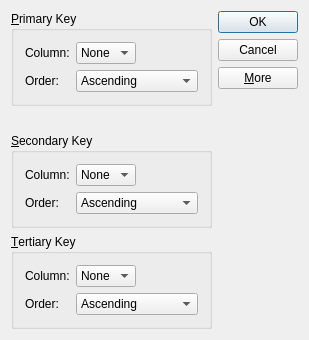
<?xml version="1.0" encoding="UTF-8"?>
<ui version="4.0">
 <class>extendDialog</class>
 <widget class="QDialog" name="extendDialog">
  <property name="windowModality">
   <enum>Qt::NonModal</enum>
  </property>
  <property name="enabled">
   <bool>true</bool>
  </property>
  <property name="geometry">
   <rect>
    <x>0</x>
    <y>0</y>
    <width>309</width>
    <height>340</height>
   </rect>
  </property>
  <property name="windowTitle">
   <string>extendDialog</string>
  </property>
  <property name="modal">
   <bool>false</bool>
  </property>
  <layout class="QGridLayout" name="gridLayout_6">
   <item row="0" column="0">
    <layout class="QVBoxLayout" name="verticalLayout_4">
     <item>
      <widget class="QGroupBox" name="primaryGroupBox">
       <property name="title">
        <string>&amp;Primary Key</string>
       </property>
       <layout class="QGridLayout" name="gridLayout">
        <item row="0" column="0">
         <widget class="QLabel" name="label_2">
          <property name="text">
           <string>Column:</string>
          </property>
         </widget>
        </item>
        <item row="0" column="1">
         <widget class="QComboBox" name="primaryColumnCombo">
          <item>
           <property name="text">
            <string>None</string>
           </property>
          </item>
         </widget>
        </item>
        <item row="0" column="2">
         <spacer name="horizontalSpacer">
          <property name="orientation">
           <enum>Qt::Horizontal</enum>
          </property>
          <property name="sizeHint" stdset="0">
           <size>
            <width>60</width>
            <height>20</height>
           </size>
          </property>
         </spacer>
        </item>
        <item row="1" column="0">
         <widget class="QLabel" name="label">
          <property name="text">
           <string>Order:</string>
          </property>
         </widget>
        </item>
        <item row="1" column="1" colspan="2">
         <widget class="QComboBox" name="primaryOrderCombo">
          <item>
           <property name="text">
            <string>Ascending</string>
           </property>
          </item>
          <item>
           <property name="text">
            <string>Descending</string>
           </property>
          </item>
         </widget>
        </item>
       </layout>
      </widget>
     </item>
     <item>
      <spacer name="verticalSpacer_4">
       <property name="orientation">
        <enum>Qt::Vertical</enum>
       </property>
       <property name="sizeHint" stdset="0">
        <size>
         <width>20</width>
         <height>58</height>
        </size>
       </property>
      </spacer>
     </item>
     <item>
      <widget class="QGroupBox" name="secondaryGroupBox">
       <property name="title">
        <string>&amp;Secondary Key</string>
       </property>
       <layout class="QGridLayout" name="gridLayout_4">
        <item row="0" column="0">
         <widget class="QLabel" name="label_7">
          <property name="text">
           <string>Column:</string>
          </property>
         </widget>
        </item>
        <item row="0" column="1">
         <widget class="QComboBox" name="secondaryColumnCombo">
          <item>
           <property name="text">
            <string>None</string>
           </property>
          </item>
         </widget>
        </item>
        <item row="0" column="2">
         <spacer name="horizontalSpacer_4">
          <property name="orientation">
           <enum>Qt::Horizontal</enum>
          </property>
          <property name="sizeHint" stdset="0">
           <size>
            <width>48</width>
            <height>20</height>
           </size>
          </property>
         </spacer>
        </item>
        <item row="1" column="0">
         <widget class="QLabel" name="label_8">
          <property name="text">
           <string>Order:</string>
          </property>
         </widget>
        </item>
        <item row="1" column="1" colspan="2">
         <widget class="QComboBox" name="secondaryOrderCombo">
          <item>
           <property name="text">
            <string>Ascending</string>
           </property>
          </item>
          <item>
           <property name="text">
            <string>Descending</string>
           </property>
          </item>
         </widget>
        </item>
       </layout>
      </widget>
     </item>
     <item>
      <widget class="QGroupBox" name="tertiaryGroupBox">
       <property name="title">
        <string>&amp;Tertiary Key</string>
       </property>
       <layout class="QGridLayout" name="gridLayout_5">
        <item row="0" column="0">
         <widget class="QLabel" name="label_9">
          <property name="text">
           <string>Column:</string>
          </property>
         </widget>
        </item>
        <item row="0" column="1">
         <widget class="QComboBox" name="tertiaryColumnCombo">
          <item>
           <property name="text">
            <string>None</string>
           </property>
          </item>
         </widget>
        </item>
        <item row="0" column="2">
         <spacer name="horizontalSpacer_5">
          <property name="orientation">
           <enum>Qt::Horizontal</enum>
          </property>
          <property name="sizeHint" stdset="0">
           <size>
            <width>48</width>
            <height>20</height>
           </size>
          </property>
         </spacer>
        </item>
        <item row="1" column="0">
         <widget class="QLabel" name="label_10">
          <property name="text">
           <string>Order:</string>
          </property>
         </widget>
        </item>
        <item row="1" column="1" colspan="2">
         <widget class="QComboBox" name="tertiaryOrderCombo">
          <item>
           <property name="text">
            <string>Ascending</string>
           </property>
          </item>
          <item>
           <property name="text">
            <string>Descending</string>
           </property>
          </item>
         </widget>
        </item>
       </layout>
      </widget>
     </item>
    </layout>
   </item>
   <item row="0" column="1">
    <layout class="QVBoxLayout" name="verticalLayout">
     <item>
      <widget class="QPushButton" name="okButton">
       <property name="text">
        <string>OK</string>
       </property>
       <property name="autoDefault">
        <bool>false</bool>
       </property>
       <property name="default">
        <bool>true</bool>
       </property>
      </widget>
     </item>
     <item>
      <widget class="QPushButton" name="cancelButton">
       <property name="text">
        <string>Cancel</string>
       </property>
      </widget>
     </item>
     <item>
      <widget class="QPushButton" name="moreButton">
       <property name="text">
        <string>&amp;More</string>
       </property>
       <property name="checkable">
        <bool>true</bool>
       </property>
      </widget>
     </item>
     <item>
      <spacer name="verticalSpacer">
       <property name="orientation">
        <enum>Qt::Vertical</enum>
       </property>
       <property name="sizeHint" stdset="0">
        <size>
         <width>17</width>
         <height>28</height>
        </size>
       </property>
      </spacer>
     </item>
    </layout>
   </item>
  </layout>
 </widget>
 <layoutdefault spacing="6" margin="11"/>
 <tabstops>
  <tabstop>primaryColumnCombo</tabstop>
  <tabstop>primaryOrderCombo</tabstop>
  <tabstop>secondaryColumnCombo</tabstop>
  <tabstop>secondaryOrderCombo</tabstop>
  <tabstop>tertiaryColumnCombo</tabstop>
  <tabstop>tertiaryOrderCombo</tabstop>
  <tabstop>okButton</tabstop>
  <tabstop>cancelButton</tabstop>
  <tabstop>comboBox_3</tabstop>
  <tabstop>comboBox_4</tabstop>
  <tabstop>okButton_2</tabstop>
  <tabstop>cancelButton_2</tabstop>
  <tabstop>moreButton_2</tabstop>
  <tabstop>comboBox_5</tabstop>
  <tabstop>comboBox_6</tabstop>
  <tabstop>okButton_3</tabstop>
  <tabstop>cancelButton_3</tabstop>
  <tabstop>moreButton_3</tabstop>
 </tabstops>
 <resources/>
 <connections>
  <connection>
   <sender>okButton</sender>
   <signal>clicked()</signal>
   <receiver>extendDialog</receiver>
   <slot>accept()</slot>
   <hints>
    <hint type="sourcelabel">
     <x>241</x>
     <y>26</y>
    </hint>
    <hint type="destinationlabel">
     <x>57</x>
     <y>103</y>
    </hint>
   </hints>
  </connection>
  <connection>
   <sender>cancelButton</sender>
   <signal>clicked()</signal>
   <receiver>extendDialog</receiver>
   <slot>reject()</slot>
   <hints>
    <hint type="sourcelabel">
     <x>260</x>
     <y>54</y>
    </hint>
    <hint type="destinationlabel">
     <x>109</x>
     <y>118</y>
    </hint>
   </hints>
  </connection>
  <connection>
   <sender>moreButton</sender>
   <signal>toggled(bool)</signal>
   <receiver>secondaryGroupBox</receiver>
   <slot>setVisible(bool)</slot>
   <hints>
    <hint type="sourcelabel">
     <x>279</x>
     <y>119</y>
    </hint>
    <hint type="destinationlabel">
     <x>172</x>
     <y>185</y>
    </hint>
   </hints>
  </connection>
  <connection>
   <sender>moreButton</sender>
   <signal>toggled(bool)</signal>
   <receiver>tertiaryGroupBox</receiver>
   <slot>setVisible(bool)</slot>
   <hints>
    <hint type="sourcelabel">
     <x>266</x>
     <y>122</y>
    </hint>
    <hint type="destinationlabel">
     <x>178</x>
     <y>281</y>
    </hint>
   </hints>
  </connection>
 </connections>
</ui>
